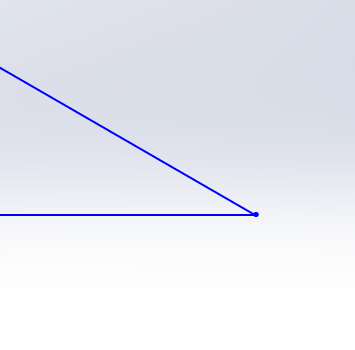
#> input picture 练习/angle=30.png, 355 x 350 px
$ python '实例_1-三角形角度测量.py'
#> lines starting #> are read from the running program, lines starting #| are printed output that depends on the picture; after the words box and inside, x2 and y2 are one past the last pixel; in counts of white or black regions, pixels touching at a corner belong together; long printed decimals are rounded
# -*- 实例1 -*-
"""
功能：测三角形角度
作者：fenghuohuo
日期：2021年10月21日

问题：角度测量没问题，但是要具体提取到两条相交的线上
"""
import cv2
import numpy as np
import random
import cv2 as cv
import matplotlib.pyplot as plt

# 1.加载图片，转为二值图
img = cv.imread('angle=30.png')
#> img is the input picture: shape (350, 355, 3); mean B, G, R 242.5, 234.2, 232.1
h, w = img.shape[:2]
#> h = 350; w = 355
# print(h, w)

# 灰度化
gray = cv.cvtColor(img, cv.COLOR_BGR2GRAY)
# cv2.imshow("gray", gray)
# 降噪
blur = cv2.GaussianBlur(gray, (7, 7), 3)
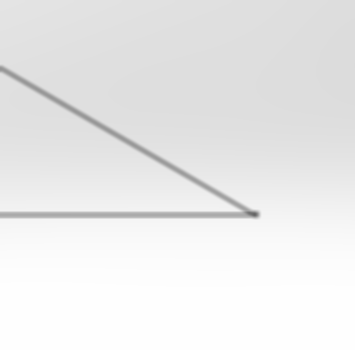
#> blur: shape (350, 355); min 99, max 254, mean 234.5
# cv2.imshow("blur", blur)

# 二值化
# edges = cv.Canny(blur, 50, 150)
edges = cv.Canny(blur, 0, 30)
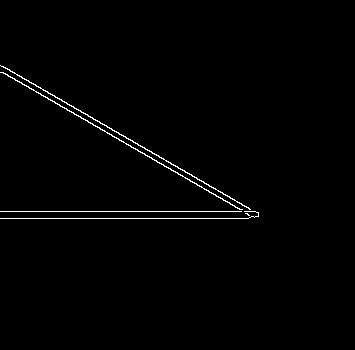
#> edges: shape (350, 355); 1% white in thin lines or dots, all inside (x1, y1, x2, y2) = (0, 65, 259, 219)
# cv2.imshow("edges", edges)

# hough直线变换
lines = cv.HoughLines(edges, 1, np.pi/180, 150)
#> lines = [[56, 2.09], [61, 2.09], [211, 1.57], [218, 1.57]]


# 将检测出来直线显示出来,注意这里线是极坐标（ρ，θ）
for line in lines:
    rho, theta = line[0]
    a = np.cos(theta)
    b = np.sin(theta)
    x0 = a * rho
    y0 = b * rho
    x1 = int(x0 + 1000*(-b))    # 这里为什么要*1000？ 答：延伸两点画直线,会使画出的直线贯穿于整张图片
    y1 = int(y0 + 1000*(a))
    x2 = int(x0 - 1000*(-b))
    y2 = int(y0 - 1000*(a))
    cv.line(img, (x1, y1), (x2, y2), (0, 0, 255),6)
    x_mid = int((x1 + x2)/2)
    y_mid = int((y1 + y2)/2)
    if x2 - x1 == 0:
        print("直线是竖直的")
    elif y2 - y1 == 0:
        print("直线是水平的")
    else:
        # 计算斜率
        k = -(y2 - y1) / (x2 - x1)
        # 求正反切，再将得到的弧度转换为角度
        angle = float(np.arctan(k) * 180 / np.pi)
        print("直线的倾斜角度为：" + str(angle) + "°")
        cv2.putText(img, "{:.4f}deg".format(angle), (x_mid, y_mid), cv2.FONT_HERSHEY_SIMPLEX, 1, (255, 255, 0), 2)
        # cv2.putText(图片img,“文本内容”,(左下角坐标),字体,字体大小,(颜色)，线条粗细，线条类型)
        # 文本标注，注意输入的坐标一定要是int
        '''
        cv.FONT_HERSHEY_SIMPLEX
        cv.FONT_HERSHEY_PLAIN
        cv.FONT_HERSHEY_DUPLEX
        cv.FONT_HERSHEY_COMPLEX
        cv.FONT_HERSHEY_TRIPLEX
        cv.FONT_HERSHEY_COMPLEX_SMALL
        cv.FONT_HERSHEY_SCRIPT_SIMPLEX
        cv.FONT_HERSHEY_SCRIPT_COMPLEX
        cv.FONT_ITALIC
        '''
#> this loop made 4 passes
#| 直线的倾斜角度为：-29.976°
#| 直线的倾斜角度为：-29.990°
#| 直线的倾斜角度为：-0.02866°
#| 直线的倾斜角度为：-0.02866°
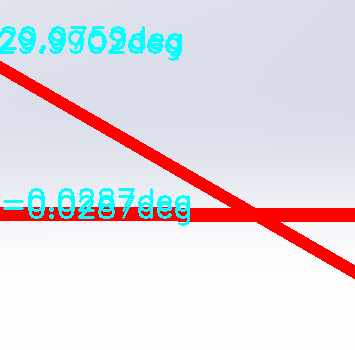
#> img: shape (350, 355, 3); 10.88% of pixels changed, all inside (x1, y1, x2, y2) = (0, 26, 355, 279)


cv2.imshow("hough",img)
cv2.waitKey(0)
cv2.destroyAllWindows()
